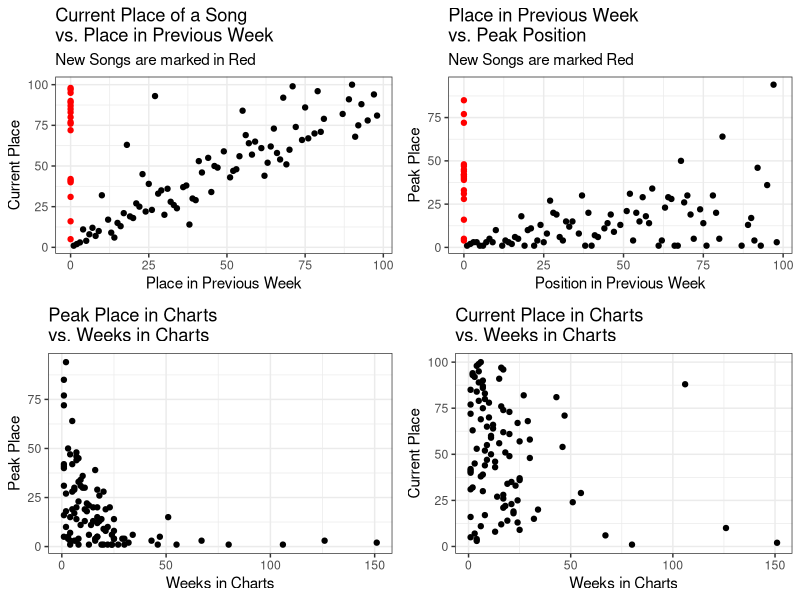
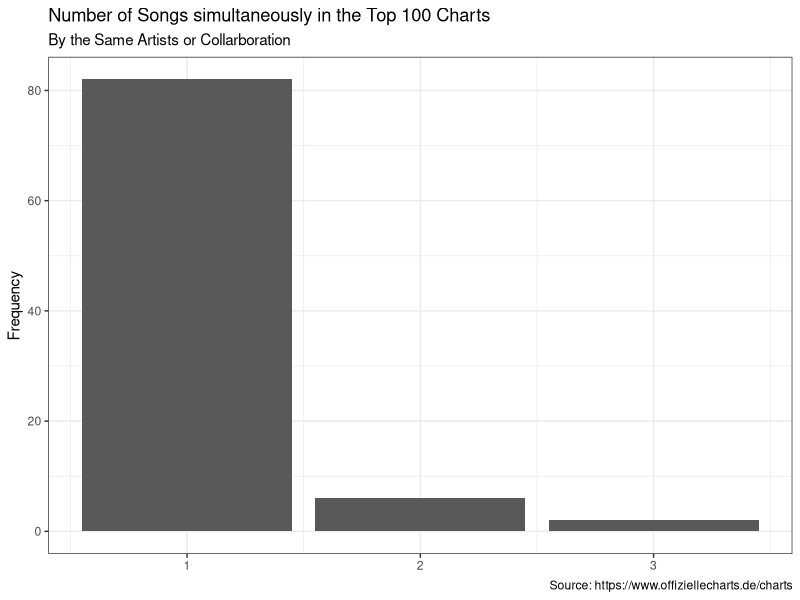
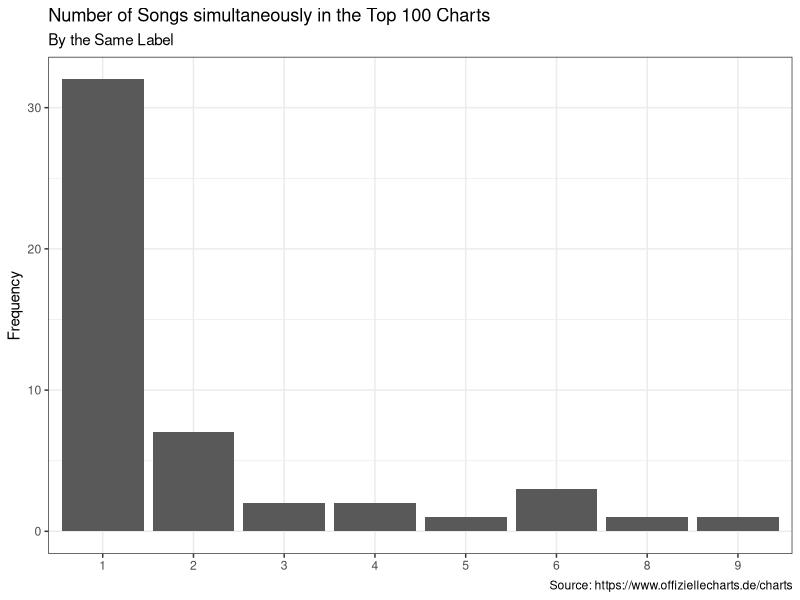

The R script that drew these images, in order:
## ---- chunk 1
library(ggplot2)
library(gridExtra)
library(readr)
library(dplyr)
chart_scrap <- read_csv('2021-12-15_charts_report.csv')
## ---- chunk 2
#Reporting Figures and Tables
#Scatter Plots
current_v_last <- ggplot(data = chart_scrap,
                                     aes(y = current, x=last_week,
                                     col=ifelse(is.na(last_week), yes = 'NA' , no = 'NonNA')))+
                                      geom_point(aes(y = current, x=last_week_fill),show.legend = F)+
                                      scale_color_manual(values = c('#FF0000','#000000'))+
                                      labs(title = 'Current Place of a Song \nvs. Place in Previous Week',
                                           subtitle = 'New Songs are marked in Red',
                                           y='Current Place', x='Place in Previous Week')+
                                        theme_bw()
weeks_v_peak <- ggplot(data = chart_scrap,
                                             aes(x=weeks_in_charts, y=peak_in_charts))+
                                              geom_point()+
                                              labs(title = 'Peak Place in Charts \nvs. Weeks in Charts',
                                                   x='Weeks in Charts', y='Peak Place')+
                                              theme_bw()
week_v_current <- ggplot(data = chart_scrap, aes(x=weeks_in_charts, y=current))+
                                      geom_point()+
                                      labs(title = 'Current Place in Charts \nvs. Weeks in Charts',
                                           x='Weeks in Charts', y='Current Place')+
                                      theme_bw()
last_v_peak <- ggplot(data = chart_scrap, aes(x=last_week_fill, y=peak_in_charts,
                                                col=ifelse(is.na(last_week), yes = 'NA' , no = 'NonNA')))+
                                    geom_point(show.legend = F)+
                                    labs(title = 'Place in Previous Week \nvs. Peak Position',
                                         subtitle = 'New Songs are marked Red',
                                         x='Position in Previous Week', y='Peak Place')+
                                    scale_color_manual(values = c('#FF0000','#000000'))+
                                    theme_bw()
grid.arrange(current_v_last,last_v_peak, weeks_v_peak,week_v_current, nrow=2)
## ---- chunk 3
chart_scrap%>%
                      count(artist)%>%
                      ggplot(aes(x=n))+
                      geom_bar()+
                      labs(title = 'Number of Songs simultaneously in the Top 100 Charts',
                           subtitle = 'By the Same Artists or Collarboration',
                           y='Frequency',
                           x=NULL,
                           caption = 'Source: https://www.offiziellecharts.de/charts')+
                      theme_bw()
chart_scrap%>%
                        count(artist,sort = T)%>%
                        filter(n>1)%>%
                        knitr::kable()
chart_scrap%>%
                      count(label)%>%
                      ggplot(aes(x=as.factor(n)))+
                      geom_bar()+
                      geom_bar()+
                      labs(title = 'Number of Songs simultaneously in the Top 100 Charts',
                           subtitle = 'By the Same Label',
                           y='Frequency',
                           x=NULL,
                           caption = 'Source: https://www.offiziellecharts.de/charts')+
                      theme_bw()
chart_scrap%>%
                        count(label, sort = T)%>%
                        filter(n>1)%>%
                        knitr::kable()
## ---- chunk 4
#Songs that are currently peaking
chart_scrap%>%
                        filter(current == peak_in_charts)%>%
                        select(artist, title, current)%>%
                        rename(Position = current)%>%
                        knitr::kable()
